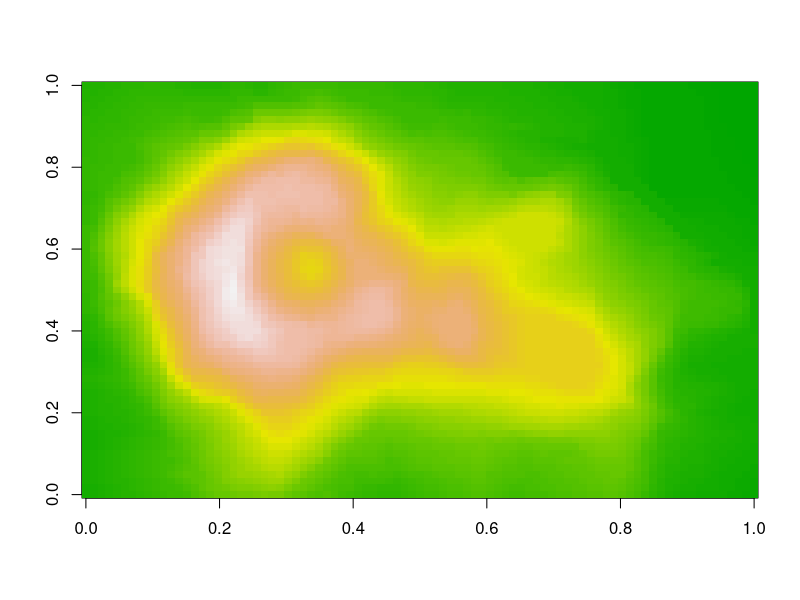

The R script that drew this image:
## ---- chunk 1
colorFunc <- "terrain.colors"
## ---- chunk 2
image(volcano, col = get(colorFunc)(200))
